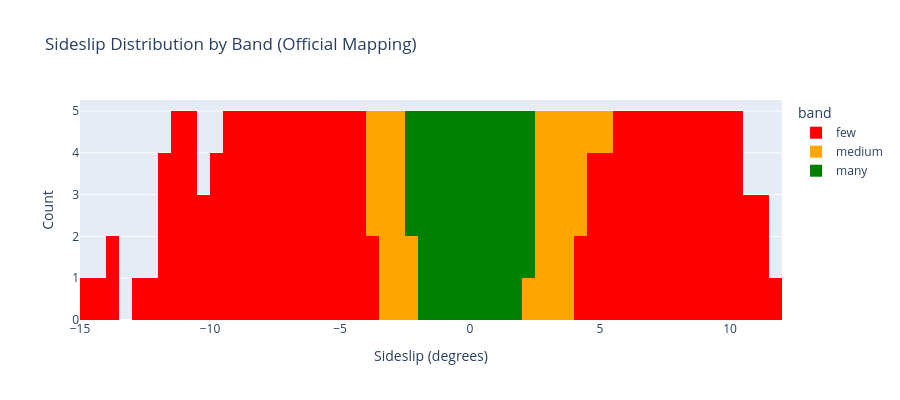

Notebook code cell kept with this figure:
### Code cell
# Band statistics from distribution file
band_counts = dist_df['band'].value_counts()
print("Band Distribution (unique sideslip values):")
print(band_counts)
print(f"\nTotal unique values: {len(dist_df)}")

# Visualize band boundaries
fig = px.histogram(dist_df, x='sideSlip', color='band', 
                   color_discrete_map={'many': 'green', 'medium': 'orange', 'few': 'red'},
                   title='Sideslip Distribution by Band (Official Mapping)',
                   nbins=100)
fig.update_layout(xaxis_title='Sideslip (degrees)', yaxis_title='Count', height=400)
fig.show()

### Figure 1 — Plotly figure (JSON) as saved in the notebook; plotly's stock layout.template omitted (floating-point values rounded to 4 significant figures; data arrays with more than 128 entries replaced by an {"elided": "..."} marker saying what was removed)
{"data": [{"bingroup": "x", "hovertemplate": "band=few<br>sideSlip=%{x}<br>count=%{y}<extra></extra>", "legendgroup": "few", "marker": {"color": "red", "pattern": {"shape": ""}}, "name": "few", "nbinsx": 100, "orientation": "v", "showlegend": true, "type": "histogram", "x": {"elided": "151 float values"}, "xaxis": "x", "yaxis": "y"}, {"bingroup": "x", "hovertemplate": "band=medium<br>sideSlip=%{x}<br>count=%{y}<extra></extra>", "legendgroup": "medium", "marker": {"color": "orange", "pattern": {"shape": ""}}, "name": "medium", "nbinsx": 100, "orientation": "v", "showlegend": true, "type": "histogram", "x": [-3.8, -3.7, -3.6, -3.5, -3.4, -3.3, -3.2, -3.1, -3.0, -2.9, -2.8, -2.7, -2.6, -2.5, -2.3, 2.3, 2.5, 2.6, 2.7, 2.8, 2.9, 3.0, 3.1, 3.2, 3.3, 3.4, 3.5, 3.6, 3.7, 3.8, 3.9, 4.0, 4.2, 4.4, 4.8, 5.0], "xaxis": "x", "yaxis": "y"}, {"bingroup": "x", "hovertemplate": "band=many<br>sideSlip=%{x}<br>count=%{y}<extra></extra>", "legendgroup": "many", "marker": {"color": "green", "pattern": {"shape": ""}}, "name": "many", "nbinsx": 100, "orientation": "v", "showlegend": true, "type": "histogram", "x": [-2.4, -2.2, -2.1, -2.0, -1.9, -1.8, -1.7, -1.6, -1.5, -1.4, -1.3, -1.2, -1.1, -1.0, -0.9, -0.8, -0.7, -0.6, -0.5, -0.4, -0.3, -0.2, -0.1, -0.0, 0.1, 0.2, 0.3, 0.4, 0.5, 0.6, 0.7, 0.8, 0.9, 1.0, 1.1, 1.2, 1.3, 1.4, 1.5, 1.6, 1.7, 1.8, 1.9, 2.0, 2.1, 2.2, 2.4], "xaxis": "x", "yaxis": "y"}], "layout": {"barmode": "relative", "height": 400, "legend": {"title": {"text": "band"}, "tracegroupgap": 0}, "title": {"text": "Sideslip Distribution by Band (Official Mapping)"}, "xaxis": {"anchor": "y", "domain": [0, 1], "title": {"text": "Sideslip (degrees)"}}, "yaxis": {"anchor": "x", "domain": [0, 1], "title": {"text": "Count"}}}}
